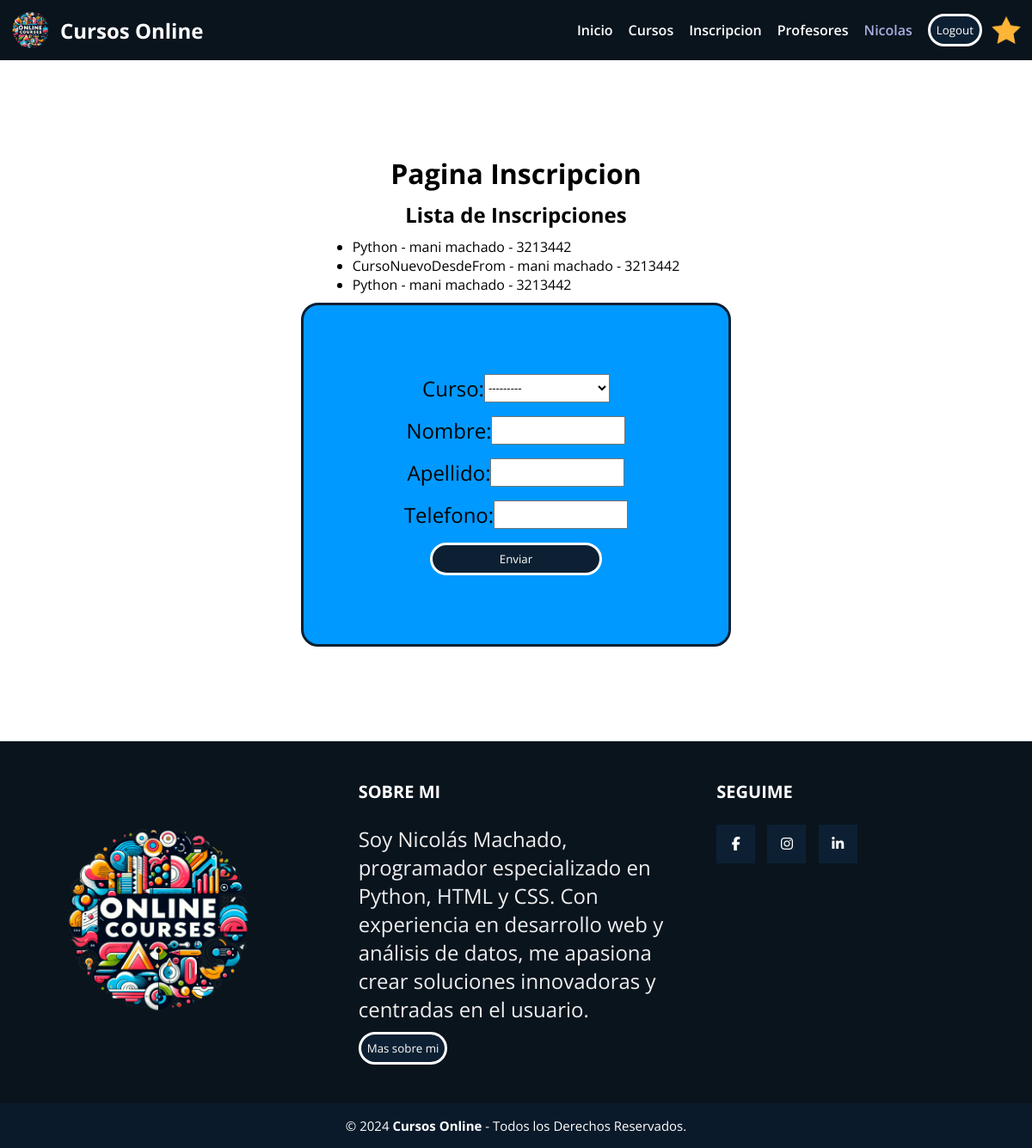
Page /inscripcion/ (signed in) on the earlier database version.
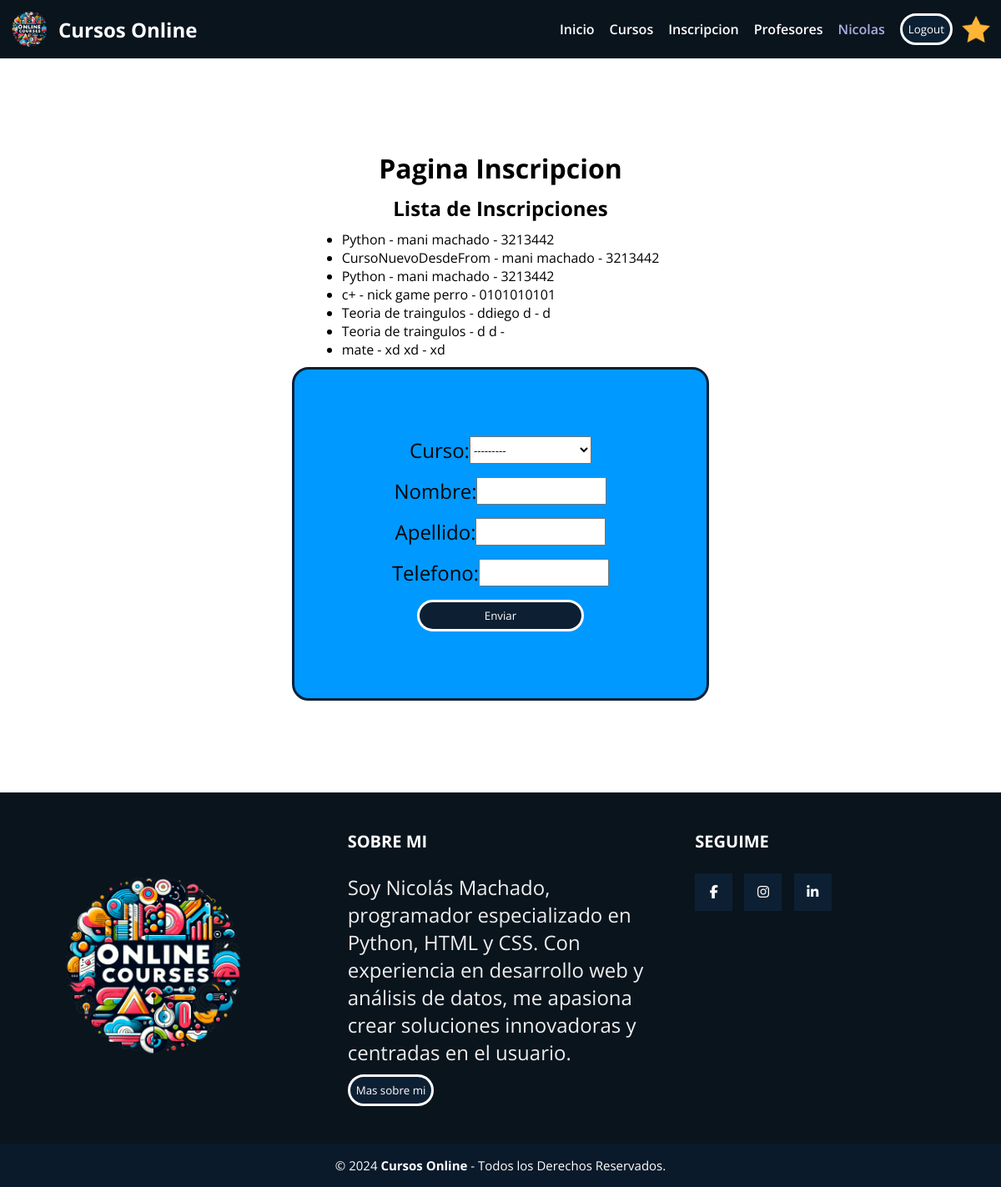
Same page on the later database version.
### AppCoder/models.py (models this page shows, shortened)
class Avatar(models.Model):
    user = models.OneToOneField(User, on_delete=models.CASCADE)
    imagen = models.ImageField(upload_to='avatares', null = True, blank = True)

class Inscripcion(models.Model):
    curso = models.CharField(max_length=100)
    nombre = models.CharField(max_length=100)
    apellido = models.CharField(max_length=100)
    telefono = models.CharField(max_length=15, blank=True, null=True)

class Curso(models.Model):
    nombre = models.CharField(max_length=40)
    camada = models.IntegerField()
    descripcion = models.TextField()  # Agrega este campo para la descripción
    def __str__(self):
        return self.nombre

### AppCoder/views.py (the view)
# urls.py: path('inscripcion/', views.inscripcion, name="inscripcion"),
def inscripcion(request):
    if request.method == "POST":
        nuevo_inscripto = InscripcionFormulario(request.POST)
        if nuevo_inscripto.is_valid():
            informacion = nuevo_inscripto.cleaned_data
            Inscripcion.objects.create(
                curso=informacion["curso"],
                nombre=informacion["nombre"],
                apellido=informacion["apellido"],
                telefono=informacion["telefono"],
            )
            return render(request, 'AppCoder/mensaje_inscripcion.html')
    else:
        nuevo_inscripto = InscripcionFormulario()
        inscripciones = Inscripcion.objects.all()  # Recuperar todas las inscripciones
        return render(request, 'AppCoder/inscripcion.html', {"form": nuevo_inscripto, "inscripciones": inscripciones})

### AppCoder/forms.py
class InscripcionFormulario(forms.Form):
    curso = forms.ModelChoiceField(queryset=Curso.objects.all(), required=True)
    nombre = forms.CharField(max_length=30, required=True)
    apellido = forms.CharField(max_length=30, required=True)
    telefono = forms.CharField(max_length=15, required=True)

### AppCoder/templates/AppCoder/inscripcion.html (shortened to what this page needs)
{% extends 'AppCoder/padre.html' %}
{% load static %}
{% block contenidoQueCambia %}
<div class="relleno">
    <h1>Pagina Inscripcion</h1>
    {% if request.user.is_superuser %}
        <h2>Lista de Inscripciones</h2>
        <ul>
            {% for inscripcion in inscripciones %}
                <li>{{ inscripcion.curso }} - {{ inscripcion.nombre }} {{ inscripcion.apellido }} - {{ inscripcion.telefono }}</li>
            {% endfor %}
        </ul>
    {% endif %}
    {% if request.user.is_authenticated %}
        <div class="relleno-curso">
        <form method="post" action="{% url 'inscripcion' %}">
                    {{ form.as_p }}
                    <button type="submit">Enviar</button>
                </form>
                {% endif %}
        </div>
</div>
{% endblock contenidoQueCambia %}

### AppCoder/templates/AppCoder/padre.html (shortened to what this page needs)
<!DOCTYPE html>
<html lang="en">
<head>
    <link rel="stylesheet" href="/AppCoder/static/AppCoder/css/style.css">
<body>
    <header>
        <a href="{% url 'inicio' %}" class="logo">
            <img src="/AppCoder/static/AppCoder/img/cursosonlinelogo.png" alt="">
            <h2 class="nombre-empresa">Cursos Online</h2>
        </a>
        <nav style="display: flex; align-items: center;gap: 8px;flex-wrap: wrap">
            <a class="nav-link" href="{% url 'inicio' %}">Inicio</a>
            <a class="nav-link" href="{% url 'ListaCursos' %}">Cursos</a>
            <a class="nav-link" href="{% url 'inscripcion' %}"
            >Inscripcion</a>
           <a class="nav-link" href=
            "{% url 'ListaProfesores' %}">Profesores</a>
            {% if not request.user.is_authenticated %}
           <div><a id="Logueo" class="btn btn-primary" href=
            "{% url 'Login' %}">Login</a>
            <a id="Logueo" class="btn btn-primary" href=
            "{% url 'Registro' %}">Registro</a>
            {% else %}
            <a id="Logueo" class="nav-link" href="{% url 'EditarPerfil' %}"> {{request.user.username}} </a>
            <form class="nav-link" method="post" action="{% url 'Logout' %}">
            <button type="submit" class="btn btn-primary">Logout</button>
            </form>
            {% endif %}
            {% if request.user.avatar %}
            <img src="{{request.user.avatar.imagen.url}}" alt="" height="40px">
            {% endif %}
        </nav>
    </header>
    {% block contenidoQueCambia %}
    {% endblock contenidoQueCambia %}
    <footer class="pie-pagina">
        <div class="grupo-1">
            <div class="box">
                <figure>
                    <a href="#">
                        <img src="/AppCoder/static/AppCoder/img/cursosonlinelogo.png" alt="">
                    </a>
                </figure>
            </div>
            <div class="box">
                <h2>SOBRE MI</h2>
                <p>Soy Nicolás Machado, programador especializado en Python, HTML y CSS. Con experiencia en desarrollo web y análisis de datos, me apasiona crear soluciones innovadoras y centradas en el usuario.
                </p>
                <button><a href="{% url 'sobremi' %}">Mas sobre mi</a></button>
            </div>
            <div class="box">
                <h2>SEGUIME</h2>
                <div class="red-social">
                    <a href="https://es-la.facebook.com/nicolas.machado.543908" class="fa fa-facebook" target="_blank"></a>
                    <a href="https://www.instagram.com/nico_machado05?igsh=MXJ3azJwcXVxamJoeA==" class="fa fa-instagram" target="_blank"></a>
                    <a href="www.linkedin.com/in/nicolas-machado-09b89b23b" class="fa fa-linkedin" target="_blank"></a>
                </div>
            </div>
        </div>
        <div class="grupo-2">
            <small>
                &copy; 2024 <b>Cursos Online</b> - Todos los Derechos Reservados.
            </small>
        </div>
    </footer>
</body>

### AppCoder/static/AppCoder/css/style.css (style rules this page uses)
* { margin: 0; padding: 0; box-sizing: border-box; font-family: 'Open Sans', sans-serif; }
body { display: grid; min-height: 100vh; grid-template-rows: auto 1fr auto; }
a { text-decoration: none; color: white; }
header { display:flex ; min-height: 70px; background-color: #0a141d; justify-content: space-between; align-items: center; padding: 10px; }
.relleno { display: flex; flex-direction: column; justify-content: center; align-items: center; padding: 30px; width: 600px; gap: 10px; margin: auto; margin-top: 5rem; margin-bottom: 5rem; }
p { display: flex; font-size: x-large; }
.relleno button { width: 200px; }
.relleno .relleno-curso { display: flex; flex-direction: column; width: 500px; align-items: center; justify-content: center; gap: 2rem; padding: 1rem; padding-top: 5rem; padding-bottom: 5rem; border: 3px solid #0d2033; border-radius: 20px; background-color: #0099ff; }
.relleno .relleno-curso form { display: flex; flex-direction: column; gap: 1rem; justify-content: center; align-items: center; }
button { padding: 7px; border-radius: 30px; background-color: #0d2033; border: 3px solid white; color: white; }
.logo { display: flex; align-items: center; }
.logo img { height: 50px; margin-right: 10px; }
nav { display: flex; flex-direction: row; }
nav a { font-weight: 600; padding-right: 10px; }
form { display: flex; }
#Logueo { color: rgb(174, 174, 226); }
.pie-pagina { width: 100%; background-color: #0a141d; }
.pie-pagina .grupo-1 { width: 100%; max-width: 1200px; margin: auto; display: grid; grid-template-columns: repeat(3,1fr); grid-gap: 50px; padding: 45px 0px; }
.pie-pagina .grupo-1 .box figure { width: 100%; height: 100%; display: flex; justify-content: center; align-items: center; }
.pie-pagina .grupo-1 .box figure img { width: 250px; }
.pie-pagina .grupo-1 .box h2 { color: #fff; margin-bottom: 25px; font-size: 20px; }
.pie-pagina .grupo-1 .box p { color: #efefef; margin-bottom: 10px; }
.pie-pagina .grupo-1 .red-social a { display: inline-block; text-decoration: none; width: 45px; height: 45px; line-height: 45px; color: #fff; margin-right: 10px; background-color: #0d2033; text-align: center; transition: all 300ms ease; }
.pie-pagina .grupo-2 { background-color: #0a1a2a; padding: 15px 10px; text-align: center; color: #fff; }
.pie-pagina .grupo-2 small { font-size: 15px; }

Differences in the rows shown:
added Inscripcion: curso "c+", nombre "nick", apellido "game perro", telefono "0101010101"
added Inscripcion: curso "Teoria de traingulos", nombre "ddiego", apellido "d", telefono "d"
added Inscripcion: curso "Teoria de traingulos", nombre "d", apellido "d"
added Inscripcion: curso "mate", nombre "xd", apellido "xd", telefono "xd"
